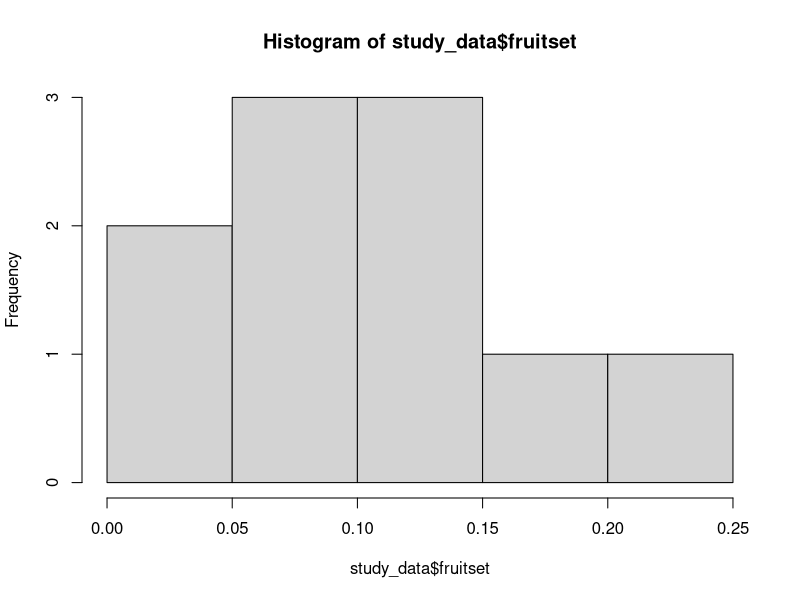
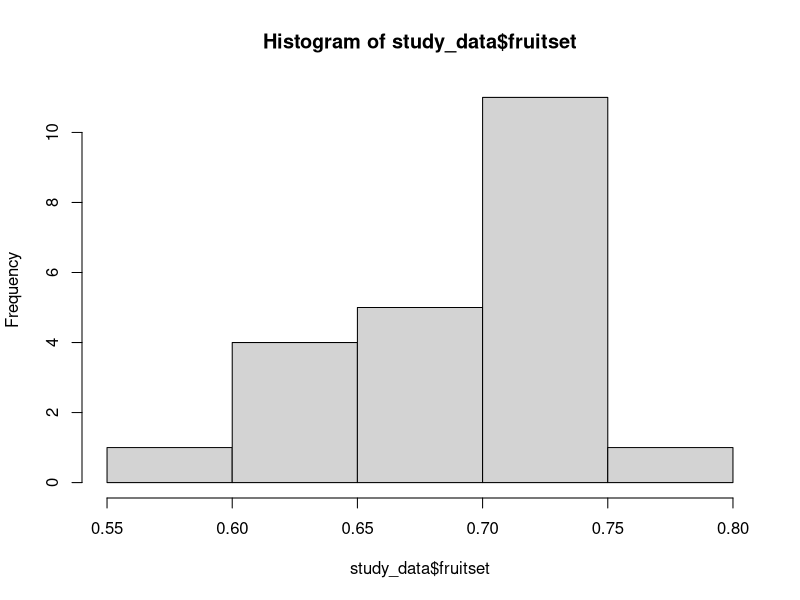
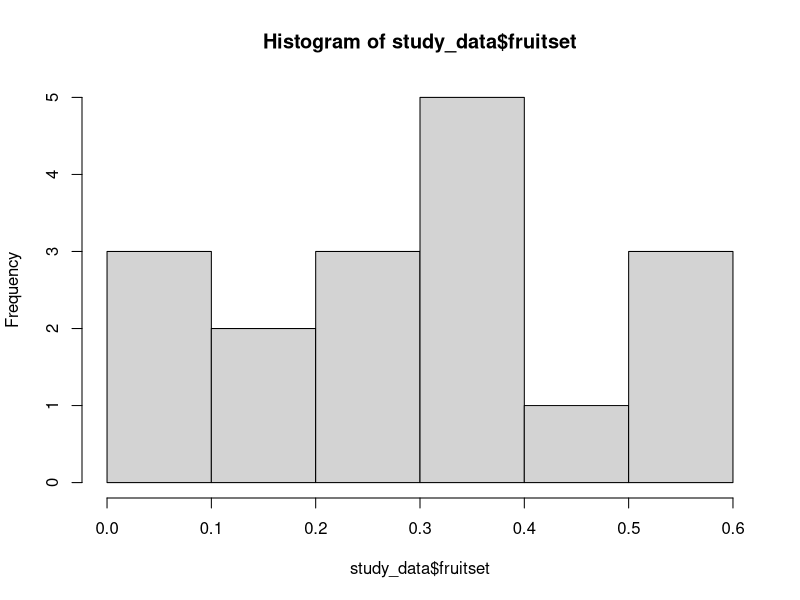
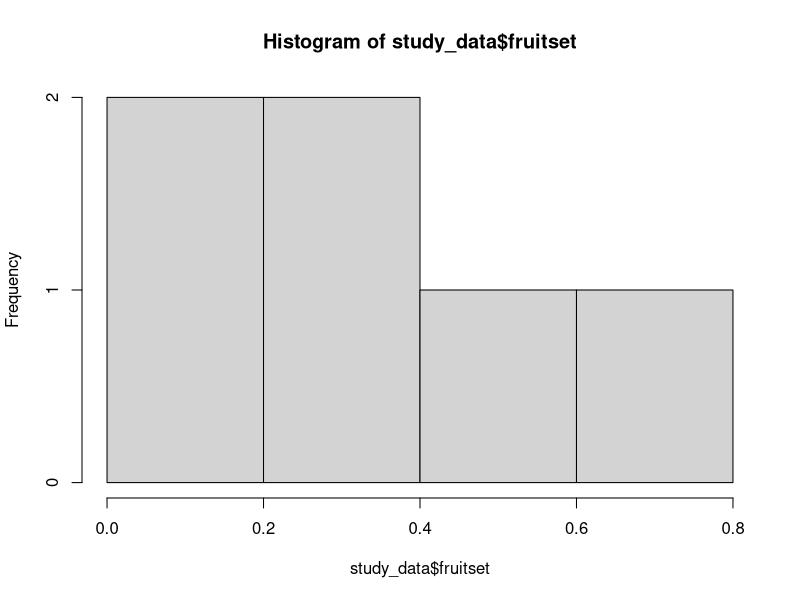
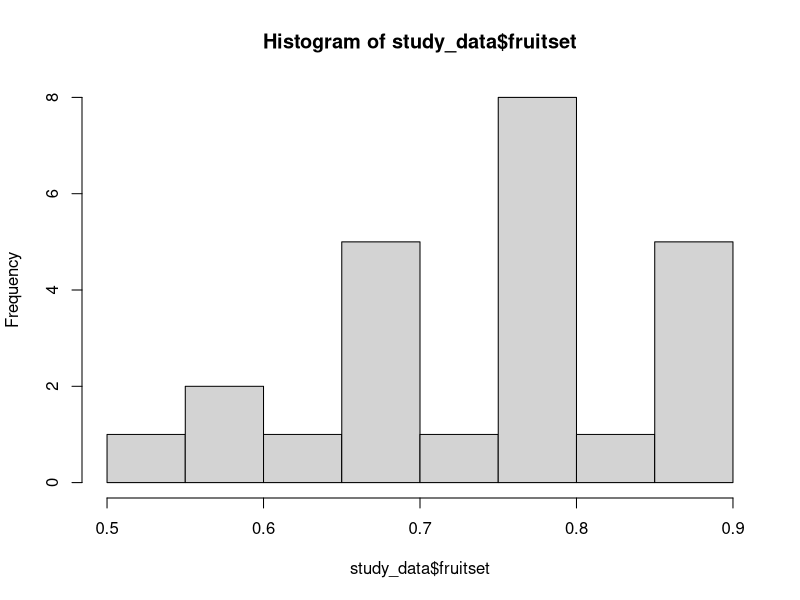
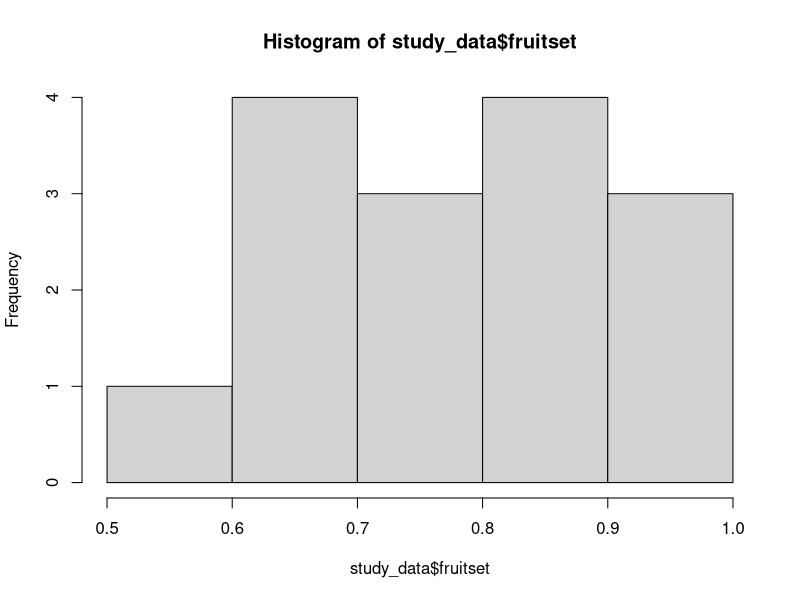
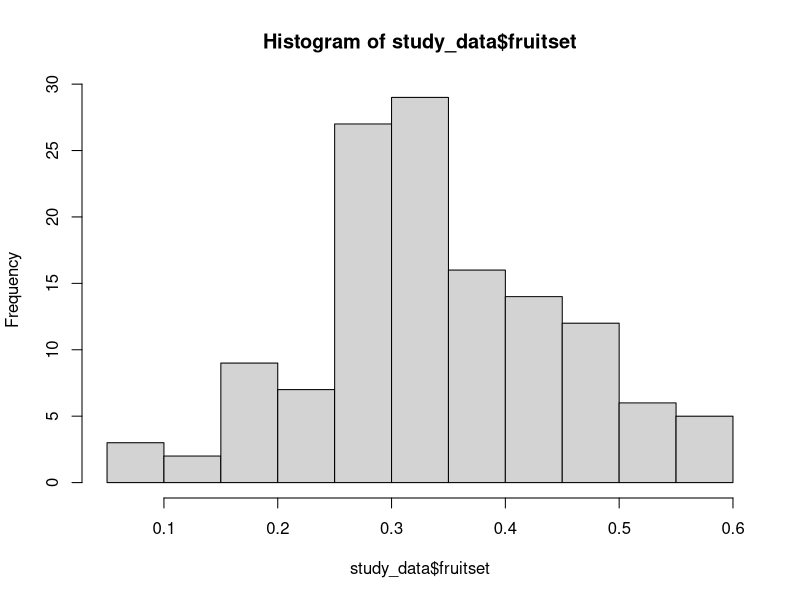
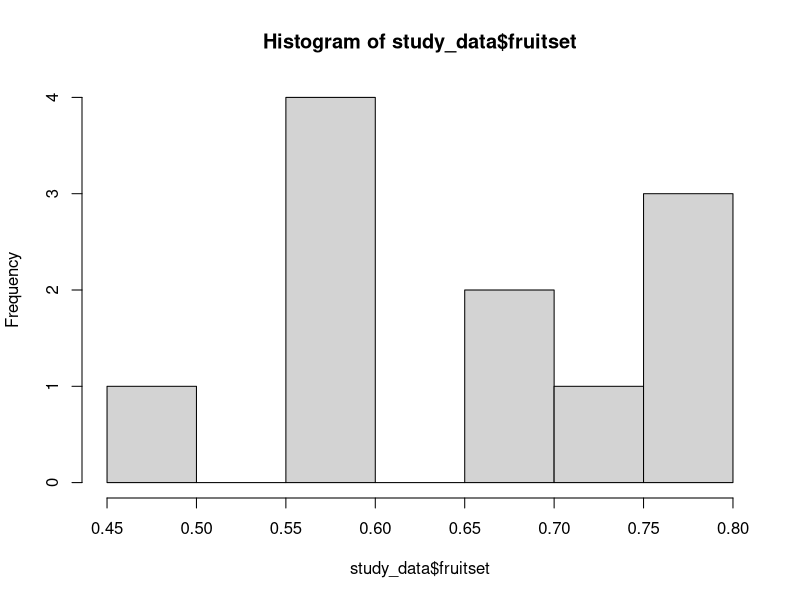

Recreate these plots in R, in order. (Note: this script raises an error after producing the figures.)
### Two-stage meta-analysis on effects of distance from natural habitat on fruit set

# Load the libraries
library(ggplot2)
library(dplyr)
library(MASS)
library(metafor)
library(here)

# Load data
here() 
df <- read.csv("raw_data/Fulldataset_fruitset.csv", header = TRUE, stringsAsFactors = FALSE)

# Remove rows with NA in 'fruitset' or 'distance' columns
df <- df[!is.na(df$fruitset) & !is.na(df$distance), ]
nrow(df)
colnames(df)

# Get all individual study names
unique_study <- unique(df$study)
unique_study
length(unique_study) #number of studies

# Count unique locations per author and add total sum
author_location_count <- df %>%
  group_by(authors) %>%
  summarise(unique_locations = n_distinct(location)) %>%
  bind_rows(tibble(authors = "Total", unique_locations = sum(.$unique_locations)))
print(author_location_count)

range(df$distance, na.rm = TRUE)

range(df$distance, na.rm = TRUE)

# Calculate the range of distance values for each study
distance_range_by_study <- df %>%
  group_by(study) %>%
  summarise(min_distance = min(distance, na.rm = TRUE),
            max_distance = max(distance, na.rm = TRUE),
            n_observations = n()) # Optional: count number of observations per study

# Print the results
print(distance_range_by_study)

# Calculate summary statistics for max_distance
summary_stats <- distance_range_by_study %>%
  summarise(mean_max_distance = mean(max_distance, na.rm = TRUE),
            median_max_distance = median(max_distance, na.rm = TRUE),
            min_max_distance = min(max_distance, na.rm = TRUE),
            max_max_distance = max(max_distance, na.rm = TRUE))

# Print summary statistics
print(summary_stats)

# Merge max_distance into df
df <- df %>%
  left_join(distance_range_by_study %>% dplyr::select(study, max_distance), by = "study")

# View as a sorted table for better readability
distance_range_by_study %>% arrange(min_distance, max_distance)
write.csv(distance_range_by_study,  "outputs/fruitset/Distance range by study.csv", row.names = FALSE)

########################## Estimate Effect Sizes ###########################

## Estimate effect sizes for each individual study
# Loop through each study and create a separate data frame for each
for (study in unique_study) {
  
  # Filter the df for the current study
  study_data <- df %>% filter(study == !!study)
  
  # Create a variable name dynamically based on the study name
  dataset_name <- paste0("FS_", gsub(" ", "_", study))
  hist(study_data$fruitset)
  
  # Assign the filtered data frame to a new variable in the global environment
  assign(dataset_name, study_data, envir = .GlobalEnv)
}

## Fit GLM Models ###
# Loop through each study to fit the GLM and store the results
for (study in unique_study) {
  # Construct the name of the dataset
  dataset_name <- paste0("FS_", study)
  
  # Access the dataset using get()
  data <- get(dataset_name)
  
  # Fit the GLM
  model <- glm(fruitset ~ log(distance + 1), family = binomial(link = "logit"), data = data)
  
  # Dynamically create the model name in the global environment
  model_name <- paste0("GLM_FS_", study)
  assign(model_name, model, envir = .GlobalEnv)
  
  # Optionally, print the summary of the model
  print(paste("Model stored as", model_name))
  print(summary(model))
}

# Create an empty data frame to store the results
results <- data.frame(
  Authors = character(),
  Slope = numeric(),
  StdError = numeric(),
  PValue = numeric(),
  Crop = character(),
  PollDependency = character(),
  AgrIntensity = character(),
  Sites = character(),
  DistanceMeasure = character(),
  MaxDistance = numeric(),
  RoB = character(),
  stringsAsFactors = FALSE
)

# Loop through each study to extract coefficients and store them
for (study in unique_study) {
  # Construct model name
  model_name <- paste0("GLM_FS_", study)
  dataset_name <- paste0("FS_", study)
  
  # Get the model and dataset from the global environment
  model <- get(model_name)
  data <- get(dataset_name)
  
  # Extract coefficients and their statistics from the model
  coef_summary <- summary(model)$coefficients
  
  slope <- coef_summary["log(distance + 1)", "Estimate"]
  std_error <- coef_summary["log(distance + 1)", "Std. Error"]
  p_value <- coef_summary["log(distance + 1)", "Pr(>|z|)"]
  
  # Extract additional information from the dataset
  authors <- unique(data$authors)
  crop <- unique(data$crop)
  agr_intensity <- unique(data$agr_intensity)
  p_dependency <- unique(data$p_dependency)
  sites <- unique(data$sites)
  distance_measure <- unique(data$distance_measure)
  max_distance <- unique(data$max_distance)
  RoB <- unique(data$RoB)
  
  # Append the results to the data frame
  results <- rbind(results, data.frame(
    Authors = authors,
    Slope = slope,
    StdError = std_error,
    PValue = p_value,
    Crop = crop,
    PollDependency = p_dependency,
    AgrIntensity = agr_intensity,
    Sites = sites,
    DistanceMeasure = distance_measure,
    MaxDistance = max_distance,
    RoB = RoB
  ))
}

# Print the overview of the extracted results
print(results)

# Save the results to a CSV file --> For Stage 2 of the meta-analysis
write.csv(results, "outputs/fruitset/Fruitset_GLM_Model_Results.csv", row.names = FALSE)

### Plot model fit ####
# Create folder to save the plots
dir.create(here("outputs", "fruitset", "GLM fits"), recursive = TRUE, showWarnings = FALSE)

# Loop through each study to generate plots
for (study in unique_study) {
  # Construct dataset and model names
  dataset_name <- paste0("FS_", study)
  model_name <- paste0("GLM_FS_", study)
  
  # Get dataset and model
  dataset <- get(dataset_name)
  model <- get(model_name)
  
  # Create a smooth sequence of distances for prediction
  smooth_distance <- data.frame(distance = seq(min(dataset$distance), max(dataset$distance), length.out = 100))
  
  # Predict values for smooth distance sequence
  preds <- predict(model, newdata = smooth_distance, type = "response", se.fit = TRUE)
  
  # Add predictions and confidence intervals to smooth dataset
  smooth_distance <- smooth_distance %>%
    mutate(
      predicted = preds$fit,
      lower_CI = preds$fit - 1.96 * preds$se.fit,
      upper_CI = preds$fit + 1.96 * preds$se.fit
    )
  
  # Plot raw data with a **smooth** fitted line and confidence intervals
  p <- ggplot(dataset, aes(x = distance, y = fruitset)) +  # Base plot with actual data
    geom_ribbon(data = smooth_distance, aes(x = distance, ymin = lower_CI, ymax = upper_CI), 
                inherit.aes = FALSE, fill = "grey70", alpha = 0.4) +  # Confidence interval shading
    geom_line(data = smooth_distance, aes(x = distance, y = predicted), 
              inherit.aes = FALSE, color = "blue", linewidth = 1) +  # Smooth fitted line
    geom_point(size = 3, alpha = 0.6, colour = "black") + # Raw data points
    labs(x = "Distance in m", y = "Fruit set", title = paste(study, "et al.")) +
    theme_minimal(base_size = 12)  # Clean theme
  
  # Print the plots
  print(p)
  
  # Save the plots
  ggsave(filename = here("outputs", "fruitset", "GLM fits", paste0("Model_Fit_", study, ".png")), 
         plot = p, width = 8, height = 6, dpi = 300)
}

########################## Meta-Analysis ###########################

### Conduct the meta-analysis using metafor
# Load the CSV file into a dataframe
fruitset_es <- read.csv("outputs/fruitset/Fruitset_GLM_Model_Results.csv", header=TRUE, stringsAsFactors = FALSE)
fruitset_es$Variance <- fruitset_es$StdError^2

### Fit a random-effects model using the calculated effect sizes ###
res <- rma(yi = Slope, vi = StdError^2, data = fruitset_es)
res # report tau^2, tau, I^2 and H^2 and test for heterogeinity (Q test)
predict(res, digits=3)
confint(res) # Look at confidence intervals (useful to report this)

# Create the forest plot
tiff(filename = here("outputs", "fruitset", "Fruit set forest plot.tiff"), width = 9, height = 7, units = "in", res = 600)  # Open TIFF device
forest(res,
       slab = fruitset_es$Authors,                # Labels for the studies
       xlab = "Slope",                       # Label for the x-axis
       xlim = c(-15, 11),                            # Customize x-axis limits
       refline = 0,                                # Add reference line at 0
       header = "a) Fruit set",         # Header for the plot
       annotate = TRUE,                            # Add study annotations
       ilab.xpos = -0.015,                         # Adjust position of study effect size labels
       cex = 0.8)                                  # Manage overall font size
dev.off()  # Close device to save the file

##### Plot decay surve
# Define distances (log scale for consistency with Ricketts et al.)
# Get the minimum and maximum distances from the dataset
min_distance <- min(df$distance, na.rm = TRUE)
max_distance <- max(df$distance, na.rm = TRUE)

# Print the min and max distance values
print(paste("Min distance:", min_distance))
print(paste("Max distance:", max_distance))

# Create a sequence of distances for plotting (e.g., 100 points between min and max)
distance_seq <- seq(min_distance, max_distance, length.out = 100)

# Define mean fruitset at 0m
str(df)
fruitset_at_0m <- df[df$distance == 0, ] # Filter the dataset for only rows where distance = 0m
mean_fruitset_0m <- mean(fruitset_at_0m$fruitset, na.rm = TRUE)
print(mean_fruitset_0m) # Print the result
f0 <- mean_fruitset_0m  # mean from dataset = 0.42

# Define slopes from meta-analysis
mean_slope <- res$beta[1]
lower_CI <- res$ci.lb      
upper_CI <- res$ci.ub

# Create a dataframe for the mean effect and confidence intervals
df_fruitset <- data.frame(
  distance = distance_seq,
  fruitset_mean = f0 * exp(mean_slope * log(distance_seq + 1)),  # Mean effect
  fruitset_upper = f0 * exp(upper_CI * log(distance_seq + 1)),  # Upper CI
  fruitset_lower = f0 * exp(lower_CI * log(distance_seq + 1))  # Lower CI
)

# Plot using ggplot2
decaycurve <- ggplot(df_fruitset, aes(x = distance_seq)) +
  geom_ribbon(aes(ymin = fruitset_lower, ymax = fruitset_upper), fill = "lightgrey", alpha = 0.5) +  # Shaded CI region
  geom_line(aes(y = fruitset_mean), color = "blue", linewidth = 1) +  # Mean effect
  geom_line(aes(y = fruitset_upper), linetype = "dashed", color = "black") +  # Upper CI
  geom_line(aes(y = fruitset_lower), linetype = "dashed", color = "black") +  # Lower CI
  scale_x_continuous(breaks = seq(0, 5000, by = 1000), limits = c(0, 5000), expand = c(0, 0)) +  # Force x-axis to start at 0
  scale_y_continuous(breaks = seq(0, 1, by = 0.2), limits = c(0, 1), expand = c(0, 0)) +  # Force y-axis to start at 0
  labs(
    x = "Distance to nearest natural habitat (m)",
    y = "Predicted pollinator fruit set (proportion)",
    title = "b) Predicted decay curve") +
  theme_classic(base_size = 14) +  # Standard font size
  theme(
    plot.title = element_text(size = 9, face = "bold"),  # Match forest plot title
    axis.title = element_text(size = 9),  # Match axis labels
    axis.text = element_text(size = 9),  # Standardize tick labels
    plot.margin = margin(10, 20, 10, 10)  # Adjust spacing
  )
ggsave(filename = here("outputs", "fruitset", "Fruitset decay curve.png"), plot = decaycurve, width = 6, height = 5, units = "in", dpi = 300)

#### Calculate % decline at 1km from natural habitat
# Define the function for predicted fruitset
predict_fruitset <- function(distance, slope) {
  f0 * exp(slope * log(distance + 1))
}

# Calculate predicted fruitsets at 0m and 1000m
predicted_fruitset_0m <- predict_fruitset(0, mean_slope)
predicted_fruitset_1000m <- predict_fruitset(1000, mean_slope)

# Compute percentage decline
percentage_decline <- (1 - (predicted_fruitset_1000m / predicted_fruitset_0m)) * 100

# Print result
print(paste("Predicted % decline at 1km:", round(percentage_decline, 2), "%"))

########################## Additional analyses ###########################

### Moderator analysis ###
# Summarise each moderators distribution
moderators <- c("DistanceMeasure" , "PollDependency", "AgrIntensity") # List of moderator variables

# Use lapply to get counts for each moderator
moderator_summaries <- lapply(moderators, function(moderator) {
  fruitset_es %>%
    count(!!sym(moderator), name = "Study_Count") %>%
    arrange(desc(Study_Count))
})

names(moderator_summaries) <- moderators # Name the list elements
moderator_summaries # Print all summaries

## Meta-analysis with individual moderators
res.modintensity <- rma(Slope, Variance, mods = ~ 0 + AgrIntensity, data=fruitset_es)
res.modintensity

res.modpdep <- rma(Slope, Variance, mods = ~ 0 + PollDependency, data=fruitset_es)
res.modpdep

########################## Sensitivity analyses ###########################

# Test for small study bias incl publication bias
metafor::funnel(res) #should be symmetric
regtest(res) # Egger's regression test. If this is not statistically significant, no evidence for small study bias
ranktest(res)

# If small study bias: account for publication bias by using weight function
# wf <- weightr::weightfunct(fruitset_es$Slope, fruitset_es$Variance, table = TRUE)
# wf

### Influential studies ###
inf <- influence(res) # Check if any individual studies were very influential
print(inf) # influential studies have an * next to them
plot(inf) # red dots for influential studies 

# Re-run meta-analysis excluding each study one by one
leave1out <- leave1out(res, digits = 3)
leave1out
write.csv(leave1out, "outputs/fruitset/Leave1out_fruitset.csv", row.names = FALSE)

# QQ-normal plots
qqnorm(res, main = "Random-Effects Model")

# Sensitivity analyses --> methods
res.moddistance <- rma(Slope, Variance, mods = ~ 0 + DistanceMeasure, data=fruitset_es)
res.moddistance

# Add categories for the maximum distance scales (small, medium, large) for sensitivty analysis
fruitset_es <- fruitset_es %>%
  mutate(DistanceCategory = case_when(
    MaxDistance < 750 ~ "small",
    MaxDistance >= 750 & MaxDistance <= 3000 ~ "medium",
    MaxDistance > 3000 ~ "large"
  ))

# Convert DistanceCategory to a factor
fruitset_es$DistanceCategory <- factor(fruitset_es$DistanceCategory, levels = c("small", "medium", "large"))

res.modmaxdistance <- rma(Slope, Variance, mods = ~ 0 + DistanceCategory, data=fruitset_es)
res.modmaxdistance

### Subgroup analysis excl studies with high RoB ###
# Filter for medium RoB studies in the fruitset dataset
results_mediumRoB <- subset(fruitset_es, RoB == "medium")

# Calculate variance for the meta-analysis
results_mediumRoB$Variance <- results_mediumRoB$StdError^2

# Fit random-effects model
res_fruitset_mediumRoB <- rma(yi = Slope, vi = Variance, data = results_mediumRoB)
print(res_fruitset_mediumRoB)

# Create a forest plot
forest(res_fruitset_mediumRoB,
       slab = results_mediumRoB$Authors,                # Labels for the studies
       xlab = "Slope",                                  # Label for the x-axis
       xlim = c(-4, 3),                                 # Customise x-axis limits
       refline = 0,                                     # Add reference line at 0
       header = "Fruit set subgroup; medium Risk of Bias", # Header for the plot
       annotate = TRUE,                                 # Add study annotations
       ilab.xpos = -0.015,                              # Adjust position of study effect size labels
       cex = 0.8                                        # Manage overall font size
)
